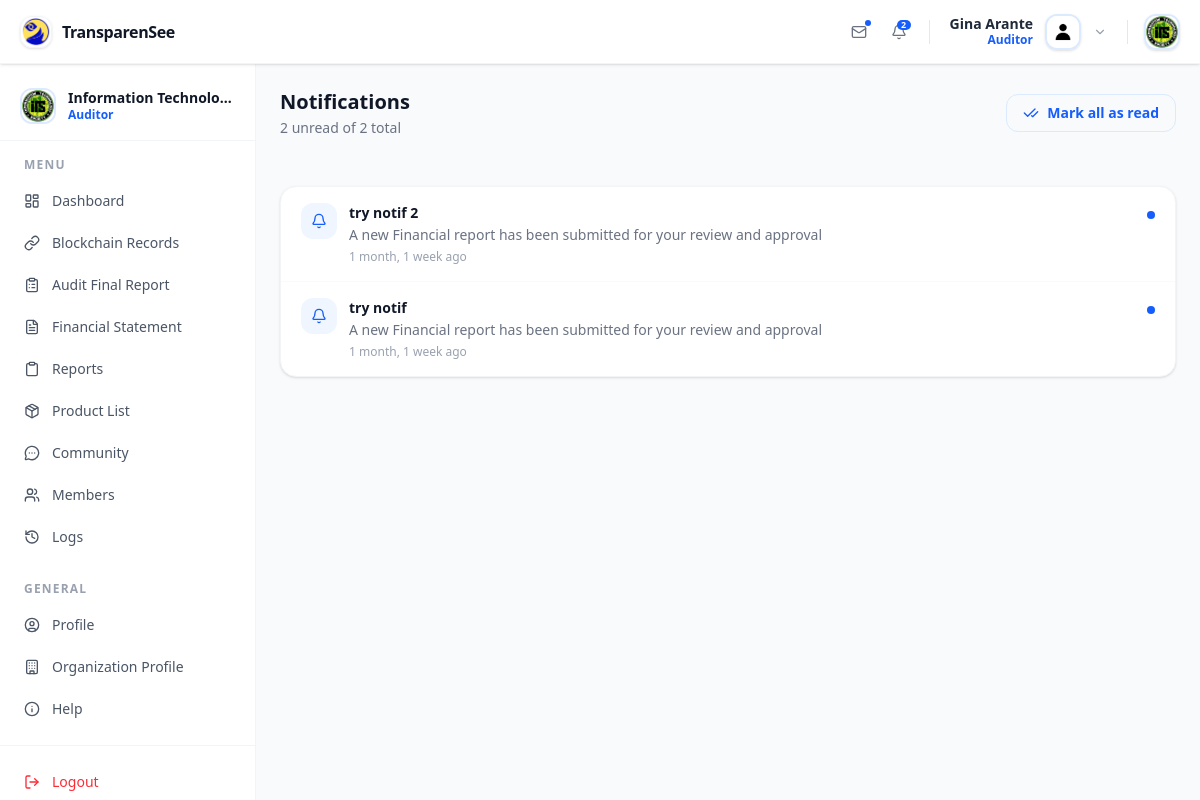
/notifications/ (signed in), run on an earlier commit of the app's database.
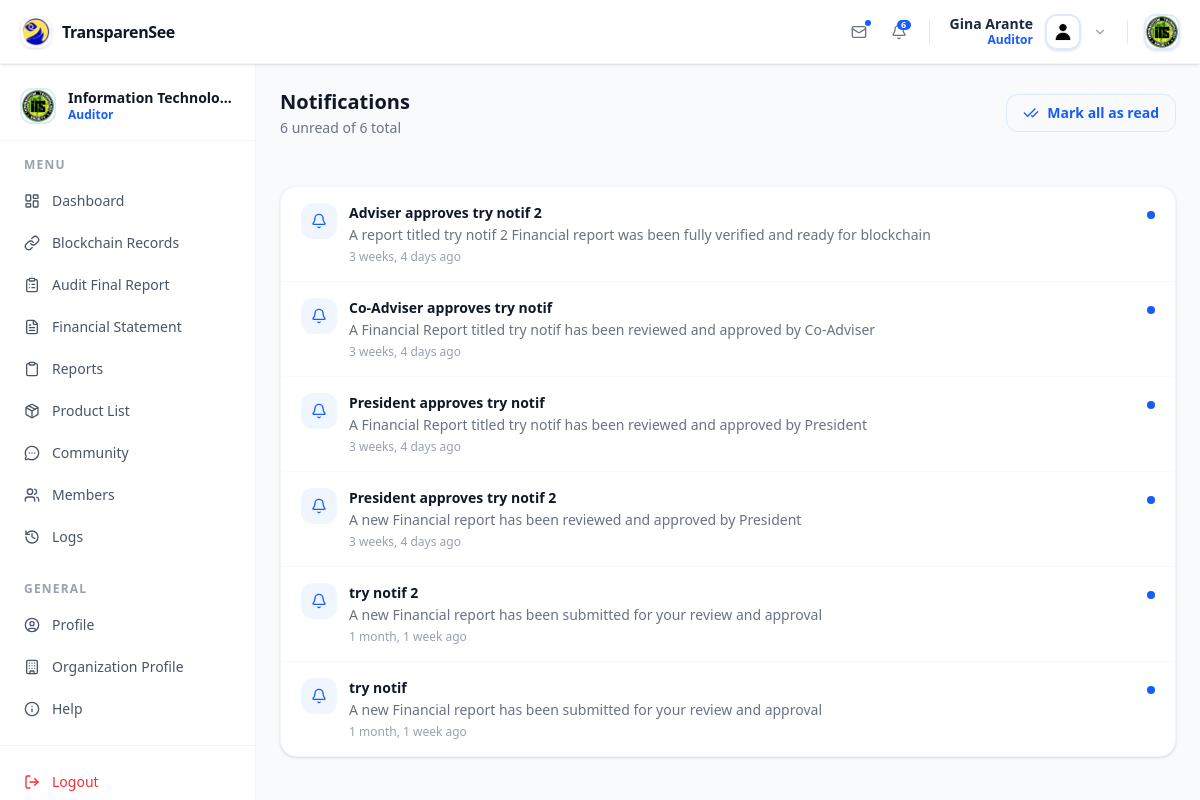
And on a later commit of the database.
### app/models.py (models this page shows, shortened)
class Notification(models.Model):
    recipient = models.ForeignKey(
        settings.AUTH_USER_MODEL,
        on_delete=models.CASCADE,
        related_name="notifications"
    )
    title = models.CharField(max_length=255)
    message = models.TextField()
    url = models.CharField(max_length=255, blank=True)
    is_read = models.BooleanField(default=False)
    created_at = models.DateTimeField(auto_now_add=True)
    class Meta:
        ordering = ["-created_at"]

### app/views/notification/notification.py (the view)
# urls.py: path("notifications/", views.notification_list, name="notification_list"),
@login_required
def notification_list(request):
    notifications = Notification.objects.filter(
        recipient=request.user
    ).order_by("-created_at")
    unread_count = notifications.filter(is_read=False).count()
    return render(
        request,
        "app/notification_list.html",
        {
            "notifications": notifications,
            "unread_count": unread_count,
            "base_template": get_base_template(request.user),
        },
    )

### app/context_processors.py (called while the page is built)
def notifications(request):
    if request.user.is_authenticated:
        notifications = Notification.objects.filter(
            recipient=request.user
        ).order_by("-created_at")[:5]
        unread_count = Notification.objects.filter(
            recipient=request.user,
            is_read=False
        ).count()
        return {
            "notifications": notifications,
            "unread_count": unread_count,
        }
    return {
        "notifications": [],
        "unread_count": 0,
    }

### app/views/notification/notification.py (called while the page is built)
def get_base_template(user):
    return ROLE_TEMPLATES.get(user.role, 'app/base.html')

### app/templates/app/notification_list.html (shortened to what this page needs)
{% extends base_template %}
{% load static %}
{% block con %}
<div class="py-6 px-6 flex flex-col gap-6 bg-gray-50">
  <div class="flex items-center justify-between mb-6">
    <div>
      <h1 class="text-xl font-extrabold text-gray-900">Notifications</h1>
      <p class="text-sm text-gray-500 mt-0.5">
        {{ unread_count }} unread of {{ notifications|length }} total
      </p>
    </div>
    {% if unread_count %}
    <form action="{% url 'mark_all_read' %}" method="post">
      <button type="submit"
        class="flex items-center gap-2 px-4 py-2 rounded-xl text-sm font-semibold text-blue-600 border border-blue-100 hover:bg-blue-50 transition-colors">
        <i data-lucide="check-check" class="w-4 h-4"></i>
        Mark all as read
      </button>
    </form>
    {% endif %}
  </div>
  <div class="bg-white border border-gray-100 rounded-2xl shadow-sm overflow-hidden">
    {% for notification in notifications %}
    <a href="{% url 'notification_redirect' notification.pk %}"
      class="flex items-start justify-between gap-3 px-5 py-4 hover:bg-blue-50 transition-colors {% if not forloop.last %}border-b border-gray-50{% endif %}">
      <div class="flex items-start gap-3 min-w-0">
        <div class="w-9 h-9 shrink-0 rounded-xl flex items-center justify-center
          {% if not notification.is_read %}bg-blue-50 text-blue-600{% else %}bg-gray-50 text-gray-400{% endif %}">
          <i data-lucide="bell" class="w-4 h-4"></i>
        </div>
        <div class="min-w-0">
          <p class="text-sm {% if not notification.is_read %}font-bold text-gray-900{% else %}font-medium text-gray-600{% endif %}">
            {{ notification.title }}
          </p>
          <p class="text-sm text-gray-500 mt-0.5">
            {{ notification.message }}
          </p>
          <small class="text-xs text-gray-400 mt-1 block">
            {{ notification.created_at|timesince }} ago
          </small>
        </div>
      </div>
      {% if not notification.is_read %}
      <div class="w-2 h-2 rounded-full bg-blue-600 mt-2 shrink-0"></div>
      {% endif %}
    </a>
    {% empty %}
    <div class="p-10 text-center">
      <i data-lucide="bell-off" class="w-8 h-8 text-gray-300 mx-auto mb-2"></i>
      <p class="text-sm text-gray-400">No notifications yet.</p>
    </div>
    {% endfor %}
  </div>
</div>
{% endblock %}

### app/templates/app/officer/officer_navbar.html (shortened to what this page needs)
{% load static %}
<div class="navbar bg-white border-b border-gray-100 shadow-sm flex justify-between z-99 px-4 h-16">
  <div class="flex items-center gap-2">
    <a class="flex items-center gap-2.5 px-1">
      <div class="w-8 h-8 rounded-xl overflow-hidden shadow-sm border border-gray-100">
        <img src="{% static 'images/TransparenSee_Logo.png' %}" alt="TransparenSee" class="w-full h-full object-cover" />
      </div>
      <span class="text-base font-extrabold text-gray-900 tracking-tight hidden sm:block">TransparenSee</span>
    </a>
  </div>
  <div class="hidden lg:flex items-center gap-3">
    <div class="flex items-center gap-1">
      <button class="w-9 h-9 flex items-center justify-center rounded-xl text-gray-500 hover:bg-blue-50 hover:text-blue-700 transition-colors duration-200 relative">
        <i data-lucide="mail" class="w-4 h-4"></i>
        <span class="absolute top-1.5 right-1.5 w-1.5 h-1.5 bg-blue-600 rounded-full"></span>
      </button>
      <div class="dropdown dropdown-end">
        <label tabindex="0" class="w-9 h-9 flex items-center justify-center rounded-xl text-gray-500 hover:bg-blue-50 hover:text-blue-700 transition-colors duration-200 relative cursor-pointer">
          <i data-lucide="bell" class="w-4 h-4"></i>
          {% if unread_count %}
          <span class="absolute top-1.5 right-1.5 min-w-3.5 h-2.5 px-0.75 flex items-center rounded-full justify-center bg-blue-600 text-white text-[9px] font-bold leading-none">
            {{ unread_count }}
          </span>
          {% endif %}
        </label>
      </div>
    </div>
    <div class="dropdown dropdown-end">
      <div tabindex="0" role="button" class="flex items-center gap-3 px-2 py-1.5 rounded-xl hover:bg-gray-50 cursor-pointer transition-colors duration-200">
        <div class="flex flex-col items-end">
          <p class="text-sm font-semibold text-gray-800 leading-tight">{{ user.first_name }} {{ user.last_name }}</p>
          <span class="text-xs font-bold text-blue-600 capitalize">{{ user.get_role_display }}</span>
        </div>
        <div class="w-9 h-9 rounded-xl overflow-hidden border-2 border-blue-100 shadow-sm shrink-0">
          <img
            alt="Profile"
            src="{% if user.profile_image %}{{ user.profile_image.url }}{% else %}{% static 'images/default_profile_pic.jpg' %}{% endif %}"
            class="w-full h-full object-cover"
          />
        </div>
        <i data-lucide="chevron-down" class="w-3.5 h-3.5 text-gray-400"></i>
      </div>
    </div>
    <div class="flex items-center px-1">
      {% if user.role == 'super_admin' or user.role == 'campus_admin' %}
      <div class="w-9 h-9 rounded-xl overflow-hidden border-2 border-gray-100 shadow-sm">
        <img src="{% static 'images/cvsu_logo.jpg' %}" alt="CvSU" class="w-full h-full object-cover" />
      </div>
      {% elif user.role == 'treasurer' or user.role == 'auditor' or user.role == 'president'%}
      <div class="w-9 h-9 rounded-xl overflow-hidden border-2 border-blue-100 shadow-sm">
        <img
          src="{% if user.officer.organization.logo %}{{ user.officer.organization.logo.url }}{% else %}{% static 'images/default_profile_pic.jpg' %}{% endif %}"
          alt="Organization"
          class="w-full h-full object-cover"
        />
      </div>
      {% endif %}
    </div>
  </div>
</div>

What changed in the data, as far as the page shows it:
added Notification: title "Adviser approves try notif 2", message "A report titled try notif 2 Financial report was been fully verified and ready for blockchain", created_at "3 weeks, 4 days", is_read False (drawn)
added Notification: title "Co-Adviser approves try notif", message "A Financial Report titled try notif has been reviewed and approved by Co-Adviser", created_at "3 weeks, 4 days", is_read False (drawn)
added Notification: title "President approves try notif", message "A Financial Report titled try notif has been reviewed and approved by President", created_at "3 weeks, 4 days", is_read False (drawn)
added Notification: title "President approves try notif 2", message "A new Financial report has been reviewed and approved by President", created_at "3 weeks, 4 days", is_read False (drawn)
Also different on the page:
{{ unread_count }}: "2" → "6"
{{ notifications|length }}: "2" → "6"
